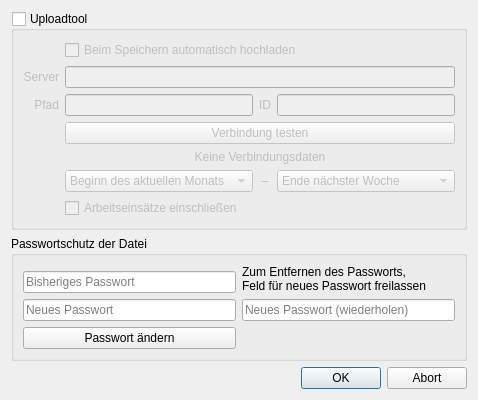
<?xml version="1.0" encoding="UTF-8"?>
<ui version="4.0">
 <class>FileSettingsDialog</class>
 <widget class="QDialog" name="FileSettingsDialog">
  <property name="windowModality">
   <enum>Qt::WindowModal</enum>
  </property>
  <property name="windowTitle">
   <string>Dialog</string>
  </property>
  <layout class="QGridLayout" name="gridLayout_3">
   <item row="2" column="0">
    <widget class="QDialogButtonBox" name="buttonBox">
     <property name="orientation">
      <enum>Qt::Horizontal</enum>
     </property>
     <property name="standardButtons">
      <set>QDialogButtonBox::Abort|QDialogButtonBox::Ok</set>
     </property>
    </widget>
   </item>
   <item row="0" column="0">
    <widget class="QGroupBox" name="groupUpload">
     <property name="title">
      <string>Uploadtool</string>
     </property>
     <property name="checkable">
      <bool>true</bool>
     </property>
     <property name="checked">
      <bool>false</bool>
     </property>
     <layout class="QGridLayout" name="gridUpload">
      <item row="2" column="1">
       <widget class="QLineEdit" name="linePath">
        <property name="inputMethodHints">
         <set>Qt::ImhUrlCharactersOnly</set>
        </property>
       </widget>
      </item>
      <item row="3" column="1" colspan="3">
       <widget class="QPushButton" name="pushCheck">
        <property name="text">
         <string>Verbindung testen</string>
        </property>
       </widget>
      </item>
      <item row="2" column="2">
       <widget class="QLabel" name="label_4">
        <property name="text">
         <string>ID</string>
        </property>
        <property name="alignment">
         <set>Qt::AlignRight|Qt::AlignTrailing|Qt::AlignVCenter</set>
        </property>
       </widget>
      </item>
      <item row="0" column="1" colspan="3">
       <widget class="QCheckBox" name="checkAuto">
        <property name="text">
         <string>Beim Speichern automatisch hochladen</string>
        </property>
       </widget>
      </item>
      <item row="2" column="0">
       <widget class="QLabel" name="label_3">
        <property name="text">
         <string>Pfad</string>
        </property>
        <property name="alignment">
         <set>Qt::AlignRight|Qt::AlignTrailing|Qt::AlignVCenter</set>
        </property>
       </widget>
      </item>
      <item row="2" column="3">
       <widget class="QLineEdit" name="lineID"/>
      </item>
      <item row="6" column="1" colspan="3">
       <widget class="QCheckBox" name="checkActivity">
        <property name="text">
         <string>Arbeitseinsätze einschließen</string>
        </property>
       </widget>
      </item>
      <item row="1" column="1" colspan="3">
       <widget class="QLineEdit" name="lineServer">
        <property name="inputMethodHints">
         <set>Qt::ImhUrlCharactersOnly</set>
        </property>
       </widget>
      </item>
      <item row="4" column="1" colspan="3">
       <widget class="QLabel" name="labelStatus">
        <property name="text">
         <string>Keine Verbindungsdaten</string>
        </property>
        <property name="alignment">
         <set>Qt::AlignCenter</set>
        </property>
       </widget>
      </item>
      <item row="1" column="0">
       <widget class="QLabel" name="label_2">
        <property name="text">
         <string>Server</string>
        </property>
        <property name="alignment">
         <set>Qt::AlignRight|Qt::AlignTrailing|Qt::AlignVCenter</set>
        </property>
       </widget>
      </item>
      <item row="5" column="3">
       <widget class="QComboBox" name="comboTo">
        <item>
         <property name="text">
          <string>Ende nächster Woche</string>
         </property>
        </item>
        <item>
         <property name="text">
          <string>Ende des nächsten Monats</string>
         </property>
        </item>
        <item>
         <property name="text">
          <string>Ende diesen Jahres</string>
         </property>
        </item>
        <item>
         <property name="text">
          <string>Alle zukünftigen Termine</string>
         </property>
        </item>
       </widget>
      </item>
      <item row="5" column="1">
       <widget class="QComboBox" name="comboFrom">
        <property name="currentIndex">
         <number>1</number>
        </property>
        <item>
         <property name="text">
          <string>Heute</string>
         </property>
        </item>
        <item>
         <property name="text">
          <string>Beginn des aktuellen Monats</string>
         </property>
        </item>
        <item>
         <property name="text">
          <string>Alle vergangenen Termine</string>
         </property>
        </item>
       </widget>
      </item>
      <item row="5" column="2">
       <widget class="QLabel" name="label_6">
        <property name="text">
         <string>–</string>
        </property>
        <property name="alignment">
         <set>Qt::AlignCenter</set>
        </property>
       </widget>
      </item>
     </layout>
    </widget>
   </item>
   <item row="1" column="0">
    <widget class="QGroupBox" name="groupPasswort">
     <property name="title">
      <string>Passwortschutz der Datei</string>
     </property>
     <property name="flat">
      <bool>false</bool>
     </property>
     <property name="checkable">
      <bool>false</bool>
     </property>
     <layout class="QGridLayout" name="gridPasswort">
      <item row="1" column="0">
       <widget class="QLineEdit" name="linePwdAlt">
        <property name="echoMode">
         <enum>QLineEdit::Password</enum>
        </property>
        <property name="placeholderText">
         <string>Bisheriges Passwort</string>
        </property>
       </widget>
      </item>
      <item row="2" column="0">
       <widget class="QLineEdit" name="linePwdNeu1">
        <property name="echoMode">
         <enum>QLineEdit::Password</enum>
        </property>
        <property name="placeholderText">
         <string>Neues Passwort</string>
        </property>
       </widget>
      </item>
      <item row="2" column="1">
       <widget class="QLineEdit" name="linePwdNeu2">
        <property name="echoMode">
         <enum>QLineEdit::Password</enum>
        </property>
        <property name="placeholderText">
         <string>Neues Passwort (wiederholen)</string>
        </property>
       </widget>
      </item>
      <item row="3" column="0">
       <widget class="QPushButton" name="pushPwdChange">
        <property name="text">
         <string>Passwort ändern</string>
        </property>
       </widget>
      </item>
      <item row="0" column="1" rowspan="2">
       <widget class="QLabel" name="label_5">
        <property name="text">
         <string>Zum Entfernen des Passworts,
Feld für neues Passwort freilassen</string>
        </property>
        <property name="alignment">
         <set>Qt::AlignBottom|Qt::AlignLeading|Qt::AlignLeft</set>
        </property>
       </widget>
      </item>
     </layout>
    </widget>
   </item>
  </layout>
 </widget>
 <resources/>
 <connections>
  <connection>
   <sender>buttonBox</sender>
   <signal>accepted()</signal>
   <receiver>FileSettingsDialog</receiver>
   <slot>accept()</slot>
   <hints>
    <hint type="sourcelabel">
     <x>248</x>
     <y>254</y>
    </hint>
    <hint type="destinationlabel">
     <x>157</x>
     <y>274</y>
    </hint>
   </hints>
  </connection>
  <connection>
   <sender>buttonBox</sender>
   <signal>rejected()</signal>
   <receiver>FileSettingsDialog</receiver>
   <slot>reject()</slot>
   <hints>
    <hint type="sourcelabel">
     <x>316</x>
     <y>260</y>
    </hint>
    <hint type="destinationlabel">
     <x>286</x>
     <y>274</y>
    </hint>
   </hints>
  </connection>
 </connections>
</ui>
